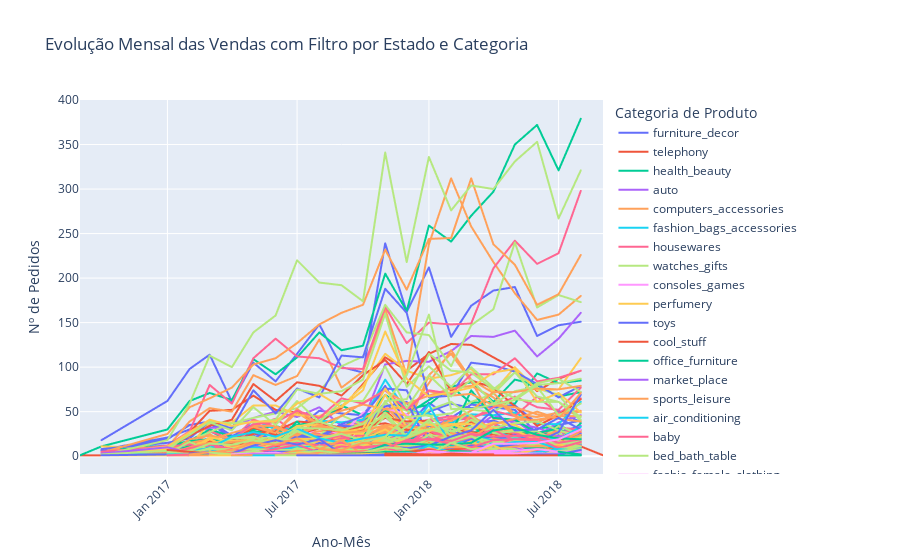

The notebook cell this image was saved under:
### Markdown cell above
## 1. Um dashboard geral que mostre a evolução das vendas ao longo do tempo, com filtros por estado e categoria de produto.

### Code cell
import plotly.express as px

# Preparar o dataset consolidado
query = """
SELECT 
    o.order_id,
    o.order_purchase_timestamp,
    c.customer_state,
    pct.product_category_name_english AS categoria
FROM orders o
JOIN customers c ON o.customer_id = c.customer_id
JOIN order_items oi ON o.order_id = oi.order_id
JOIN products p ON oi.product_id = p.product_id
LEFT JOIN product_category_name_translation pct 
    ON p.product_category_name = pct.product_category_name
WHERE o.order_purchase_timestamp IS NOT NULL;
"""

df_vendas = pd.read_sql_query(query, conn)

# Conversão para datetime e extração do mês
df_vendas['order_purchase_timestamp'] = pd.to_datetime(df_vendas['order_purchase_timestamp'])
df_vendas['ano_mes'] = df_vendas['order_purchase_timestamp'].dt.to_period('M').astype(str)

# Agrupamento para contagem de pedidos
df_agrupado = (
    df_vendas
    .groupby(['ano_mes', 'customer_state', 'categoria'])
    .agg(qtd_pedidos=('order_id', 'nunique'))
    .reset_index()
)

# Gráfico interativo com filtros
fig = px.line(
    df_agrupado,
    x='ano_mes',
    y='qtd_pedidos',
    color='categoria',
    line_group='customer_state',
    title='Evolução Mensal das Vendas com Filtro por Estado e Categoria',
    labels={'ano_mes': 'Ano-Mês', 'qtd_pedidos': 'Nº de Pedidos'},
)

fig.update_layout(
    xaxis_tickangle=-45,
    legend_title='Categoria de Produto',
    hovermode='x unified'
)

fig.show()
